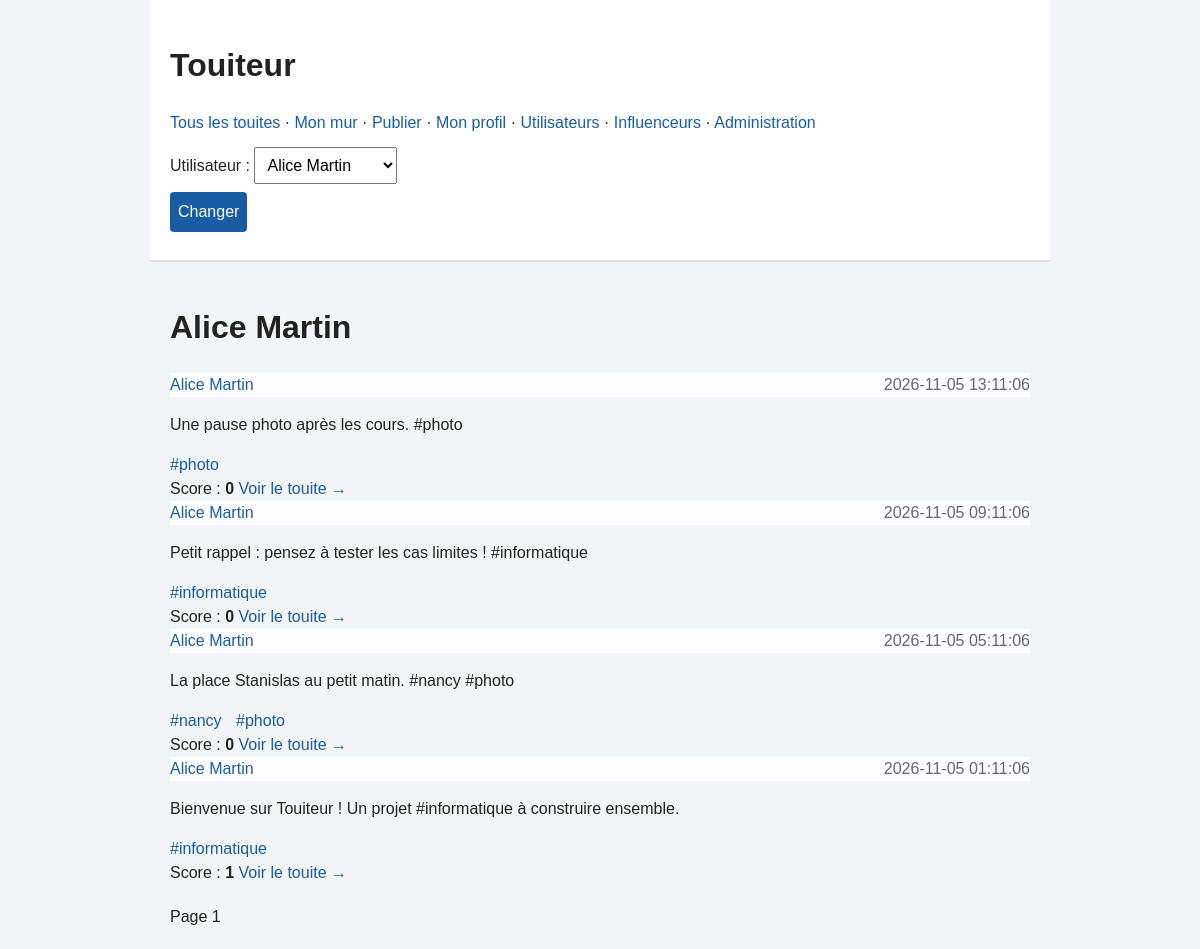
/index.php?action=author&id=1, run on an earlier commit of the app's database.
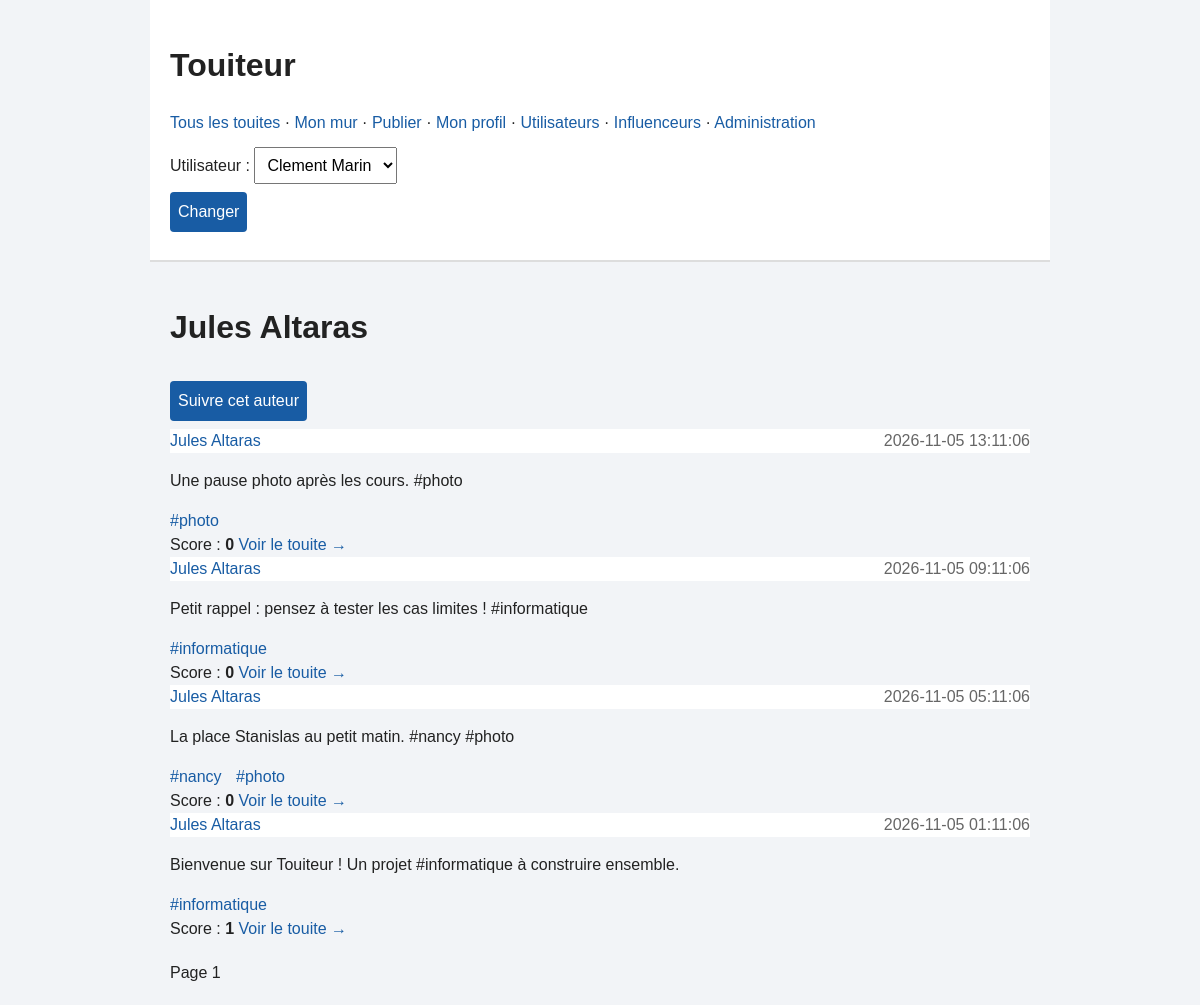
And on a later commit of the database.
### tables this page shows
CREATE TABLE UTILISATEUR (
    id_utilisateur INT,
    nom VARCHAR(50),
    prenom VARCHAR(50),
    email VARCHAR(100),
    nb_touites INT DEFAULT 0,

    CONSTRAINT pk_utilisateur PRIMARY KEY (id_utilisateur),
    CONSTRAINT uq_utilisateur_email UNIQUE (email)
);

CREATE TABLE TOUITE (
    id_touite INT,
    contenu VARCHAR(235),
    date_publication DATETIME,
    id_utilisateur INT,

    CONSTRAINT pk_touite PRIMARY KEY (id_touite),

    CONSTRAINT fk_touite_utilisateur
        FOREIGN KEY (id_utilisateur)
        REFERENCES UTILISATEUR(id_utilisateur)
);

### index.php (called while the page is built, shortened)
<?php
$dispatcher = new Dispatcher();
$dispatcher->run();

### classes/classes principales/Utilisateur.php (called while the page is built, shortened)
<?php
class Utilisateur
{
    public string $nom;
    public string $prenom;
    public function __construct(int $id, string $nom, string $prenom, string $email, int $nbTouites)
    {
        $this->id = $id;
        $this->nom = $nom;
        $this->prenom = $prenom;
    }
    public function nomComplet(): string
    {
        return $this->prenom . " " . $this->nom;
    }
}

### classes/repository/Repository.php (called while the page is built, shortened)
<?php
class Repository
{
    public function __construct()
    {
        $this->pdo = Connexion::obtenir();
    }
}

### classes/config/Connexion.php (called while the page is built, shortened)
<?php
class Connexion
{
    private static ?\PDO $pdo = null;
    public static function obtenir(): ?\PDO
    {
        if (self::$pdo !== null) {
            return self::$pdo;
        }
        $config = parse_ini_file(__DIR__ . '/touiteur.ini');
        $dsn = 'mysql:host=' . $config['host'] . ';port=' . $config['port'];
        $dsn .= ';dbname=' . $config['database'] . ';charset=utf8mb4';
        try {
            $pdo = new \PDO($dsn, $config['username'], $config['password']);
            $pdo->setAttribute(\PDO::ATTR_ERRMODE, \PDO::ERRMODE_EXCEPTION);
            $pdo->setAttribute(\PDO::ATTR_DEFAULT_FETCH_MODE, \PDO::FETCH_ASSOC);
            foreach (['TAG', 'IMAGE', 'SUIVRE', 'ABONNEMENT_TAG', 'TOUITE_TAG'] as $table) {
                $pdo->query('SELECT * FROM ' . $table . ' LIMIT 1');
            }
            $pdo->query('SELECT * FROM TOUITE LIMIT 1');
            $pdo->exec("SET time_zone = '" . date('P') . "'");
            self::$pdo = $pdo;
            return $pdo;
        } catch (\PDOException $e) {
            die('Erreur BDD : ' . htmlspecialchars($e->getMessage()));
        }
    }
}

### classes/repository/UtilisateurRepository.php (called while the page is built, shortened)
<?php
class UtilisateurRepository extends Repository {
    public function tous(): array {
        $sql     = 'SELECT id_utilisateur FROM UTILISATEUR ORDER BY prenom, nom';
        $requete = $this->pdo->prepare($sql);
        $requete->execute();
        $lignes = $requete->fetchAll();
        $resultat = [];
        foreach ($lignes as $ligne) {
            $resultat[] = $this->trouver($ligne['id_utilisateur']);
        }
        return $resultat;
    }
    public function trouver(int $id): Utilisateur {
        $sql     = 'SELECT * FROM UTILISATEUR WHERE id_utilisateur = ?';
        $requete = $this->pdo->prepare($sql);
        $requete->execute([$id]);
        $ligne = $requete->fetch();
        return new Utilisateur($id, (string) $ligne['nom'], (string) $ligne['prenom'],
        (string) $ligne['email'], (int) $ligne['nb_touites']);
    }
}

### classes/action/Action.php (called while the page is built, shortened)
<?php
abstract class Action
{
    public static function texte(string $cle, array $tableau): string
    {
        return trim($tableau[$cle]);
    }
    public static function entier(string $cle, array $tableau): int
    {
        $texte = self::texte($cle, $tableau);
        $nombre = filter_var($texte, FILTER_VALIDATE_INT);
        return $nombre;
    }
    public static function champCsrf(): string
    {
        return '<input type="hidden" name="csrf" value="' . $_SESSION['csrf'] . '">';
    }
}

### classes/classes principales/Touite.php (called while the page is built, shortened)
<?php
class Touite {
    public function __construct(int $id, string $contenu, string $date, Utilisateur $auteur, int $score, array $tags, ?array $image) {
        $this->id      = $id;
        $this->contenu = $contenu;
        $this->date    = $date;
        $this->auteur  = $auteur;
        $this->score   = $score;
        $this->tags    = $tags;
    }
}

### classes/repository/TouiteRepository.php (called while the page is built, shortened)
<?php
class TouiteRepository extends Repository
{
    public function trouver(int $id): Touite
    {
        $sql = 'SELECT * FROM TOUITE WHERE id_touite = ?';
        $requete = $this->pdo->prepare($sql);
        $requete->execute([$id]);
        $ligne = $requete->fetch();
        $utilisateurRepository = new UtilisateurRepository();
        $auteur = $utilisateurRepository->trouver((int) $ligne['id_utilisateur']);
        $score = $this->score($id);
        $tagRepository = new TagRepository();
        $tags = $tagRepository->pourTouite($id);
        $image = $this->imageTouite($id);
        return new Touite($id, (string) $ligne['contenu'], (string) $ligne['date_publication'], $auteur, $score, $tags, $image);
    }
    public function lister(string $mode, int $id, int $page): array
    {
        $sql = 'SELECT t.id_touite FROM TOUITE t';
        $parametres = [];
        if ($mode === 'author') {
            $sql .= ' WHERE t.id_utilisateur = ?';
            $parametres = [$id];
        } elseif ($mode === 'tag') {
            $sql .= ' WHERE t.id_touite IN (SELECT id_touite FROM TOUITE_TAG WHERE id_tag = ?)';
            $parametres = [$id];
        } elseif ($mode === 'wall') {
            $sql .= ' WHERE t.id_utilisateur IN (SELECT id_utilisateur_suivi FROM SUIVRE WHERE id_utilisateur_abonne = ?)
                OR t.id_touite IN (SELECT tt.id_touite FROM TOUITE_TAG tt
                JOIN ABONNEMENT_TAG a ON a.id_tag = tt.id_tag WHERE a.id_utilisateur = ?)';
            $parametres = [$id, $id];
        }
        $debut = ($page - 1) * 10;
        $sql .= ' ORDER BY t.date_publication DESC, t.id_touite DESC LIMIT 11 OFFSET ' . (int) $debut;
        $requete = $this->pdo->prepare($sql);
        $requete->execute($parametres);
        $lignes = $requete->fetchAll();
        $touites = [];
        foreach ($lignes as $ligne) {
            $touites[] = $this->trouver($ligne['id_touite']);
        }
        return ['items' => $touites, 'next' => count($lignes) > 10];
    }
    public function score(int $touite): int
    {
        $requete = $this->pdo->prepare('SELECT valeur FROM VOTE WHERE id_touite = ?');
        $requete->execute([$touite]);
        $score = 0;
        foreach ($requete->fetchAll() as $vote) {
            $score = $score + $vote['valeur'];
        }
        return $score;
    }
    public function imageTouite(int $id): ?array
    {
        $sql = 'SELECT * FROM IMAGE WHERE id_touite = ?';
        $requete = $this->pdo->prepare($sql);
        $requete->execute([$id]);
        $image = $requete->fetch();
        if ($image === false) {
            return null;
        }
        return $image;
    }
}

### classes/classes principales/Tag.php (called while the page is built, shortened)
<?php
class Tag
{
    public function __construct(int $id, string $libelle, string $description)
    {
        $this->id = $id;
        $this->libelle = $libelle;
    }
}

### classes/repository/TagRepository.php (called while the page is built, shortened)
<?php
class TagRepository extends Repository
{
    public function trouver(int $id): Tag
    {
        $sql = 'SELECT * FROM TAG WHERE id_tag = ?';
        $requete = $this->pdo->prepare($sql);
        $requete->execute([$id]);
        $ligne = $requete->fetch();
        return new Tag($id, $ligne['libelle'], (string) $ligne['description']);
    }
    public function pourTouite(int $id): array
    {
        $sql = 'SELECT id_tag FROM TOUITE_TAG WHERE id_touite = ?';
        $requete = $this->pdo->prepare($sql);
        $requete->execute([$id]);
        $lignes = $requete->fetchAll();
        $tags = [];
        foreach ($lignes as $ligne) {
            $tags[] = $this->trouver($ligne['id_tag']);
        }
        return $tags;
    }
}

### classes/renderer/TouiteRenderer.php (the view, shortened to what the changed rows need)
<?php
class TouiteRenderer {
    private Touite $touite;
    private bool $detail;
    public function __construct(Touite $touite, bool $detail = false) {
        $this->touite = $touite;
        $this->detail = $detail;
    }
    public function render(): string {
        $t     = $this->touite;
        $texte = $t->contenu;
        ?>
        <article class=" carte touite">
            <header>
                <a class="author" href="?action=author&id=<?= $t->auteur->id ?>">
                    <?= htmlspecialchars($t->auteur->nomComplet()) ?>
                </a>
                <time><?= htmlspecialchars($t->date) ?></time>
            </header>
            <p class="content"><?= htmlspecialchars($texte) ?></p>
            <div class="tags">
                <?php foreach ($t->tags as $tag): ?>
                    <a class="chip" href="?action=tag&id=<?= $tag->id ?>">#<?= htmlspecialchars($tag->libelle) ?></a>
                <?php endforeach; ?>
            </div>
            <footer>
                <span>Score : <strong><?= $t->score ?></strong>
                </span>
                <?php if (!$this->detail): ?>
                    <a href="?action=detail&id=<?= $t->id ?>">Voir le touite →</a>
                <?php endif; ?>
            </footer>
        </article>
        <?php
        return ob_get_clean();
    }
    public static function liste(array $resultat, string $url, int $page): string {
        $html = '';
        foreach ($resultat['items'] as $touite) {
            $renderer = new TouiteRenderer($touite);
            $html .= $renderer->render();
        }
        $html .= '<nav class="pagination" aria-label="Pagination">';
            $html .= '<span>Page ' . $page . '</span>';
            return $html . '
                </nav>';
        }
        public static function boutonSuivi(int $auteur): string {
            if ($auteur === (int) $_SESSION['user_id']) {
                return '';
            }
            $texte                 = 'Suivre cet auteur';
            $retirer               = '0';
            return PageRenderer::bouton('follow', $texte, ['id' => $auteur, 'remove' => $retirer]);
        }
    }

### classes/action/AfficherAuteurAction.php (shortened to what the changed rows need)
<?php
class AfficherAuteurAction extends Action
{
    public function execute(): string
    {
        $id = Action::entier('id', $_GET);
        $utilisateurRepository = new UtilisateurRepository();
        $auteur = $utilisateurRepository->trouver($id);
        $page = 1;
        $touiteRepository = new TouiteRepository();
        $resultat = $touiteRepository->lister('author', $id, $page);
        $html = '<h1>' . htmlspecialchars($auteur->nomComplet()) . '</h1>';
        $html .= TouiteRenderer::boutonSuivi($id);
        $html .= TouiteRenderer::liste($resultat, '?action=author&id=' . $id, $page);
        return $html;
    }
}

### classes/renderer/PageRenderer.php (shortened to what the changed rows need)
<?php
class PageRenderer
{
    private string $contenu;
    public function __construct(string $contenu)
    {
        $this->contenu = $contenu;
    }
    public function render(): string
    {
        $repo = new UtilisateurRepository();
        $utilisateurs = $repo->tous();
        ?>
        <!DOCTYPE html>
        <html lang="fr">
        <link rel="stylesheet" href="CSS/style.css">
        <body>
            <header>
                <h1>Touiteur</h1>
                <form method="post" action="?action=choose">
                    <label>Utilisateur : <select id="user" name="user_id">
                            <?php foreach ($utilisateurs as $u): ?>
                                <option value="<?= $u->id ?>" <?php if ($u->id === (int) $_SESSION['user_id']) {
                                      echo 'selected';
                                  } ?>>
                                    <?= htmlspecialchars($u->nomComplet()) ?>
                                </option>
                            <?php endforeach; ?>
                        </select></label>
                </form>
            </header>
            <main>
                <?= $this->contenu ?>
            </main>
        </body>
        </html>
        <?php
        return ob_get_clean();
    }
    public static function bouton(string $action, string $bouton, array $champs = []): string
    {
        $html = '<form class="inline" method="post" action="?action=' . htmlspecialchars($action) . '">';
        $html .= Action::champCsrf();
        foreach ($champs as $nom => $valeur) {
            $html .= '<input type="hidden" name="' . htmlspecialchars($nom) . '" value="' . htmlspecialchars($valeur) . '">';
        }
        return $html . '<button>' . htmlspecialchars($bouton) . '</button></form>';
    }
}

What changed in the data, as far as the page shows it:
changed utilisateur: $auteur->nomComplet() "Alice Martin" → "Jules Altaras"
changed through a linked row, touite "Une pause photo après les cours. #photo": id_utilisateur.nom "Alice Martin" → "Jules Altaras"
changed through a linked row, touite "Petit rappel : pensez à tester les cas limites ! #informatique": id_utilisateur.nom "Alice Martin" → "Jules Altaras"
changed through a linked row, touite "La place Stanislas au petit matin. #nancy #photo": id_utilisateur.nom "Alice Martin" → "Jules Altaras"
changed through a linked row, touite "Bienvenue sur Touiteur ! Un projet #informatique à construire ensemble.": id_utilisateur.nom "Alice Martin" → "Jules Altaras"
Also different on the page:
form field user_id: "Alice Martin" → "Clement Marin"
$bouton: (not shown) → "Suivre cet auteur"
